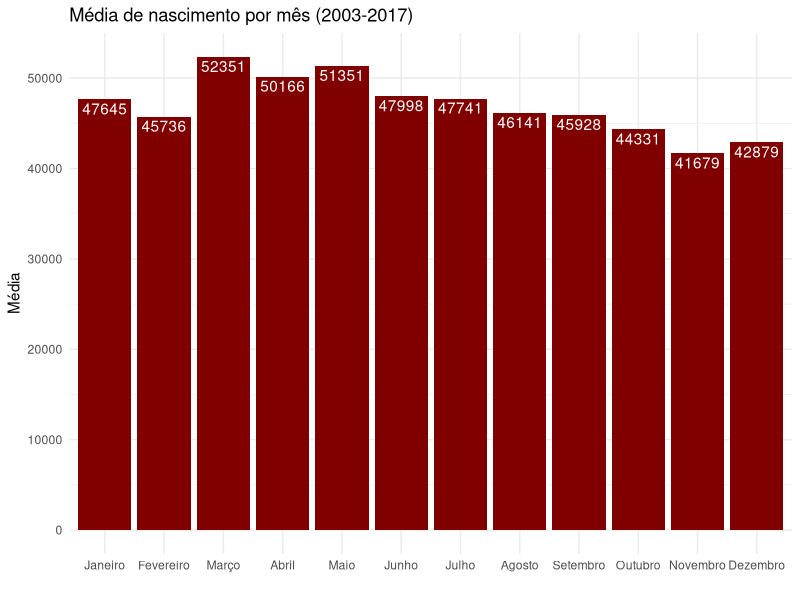
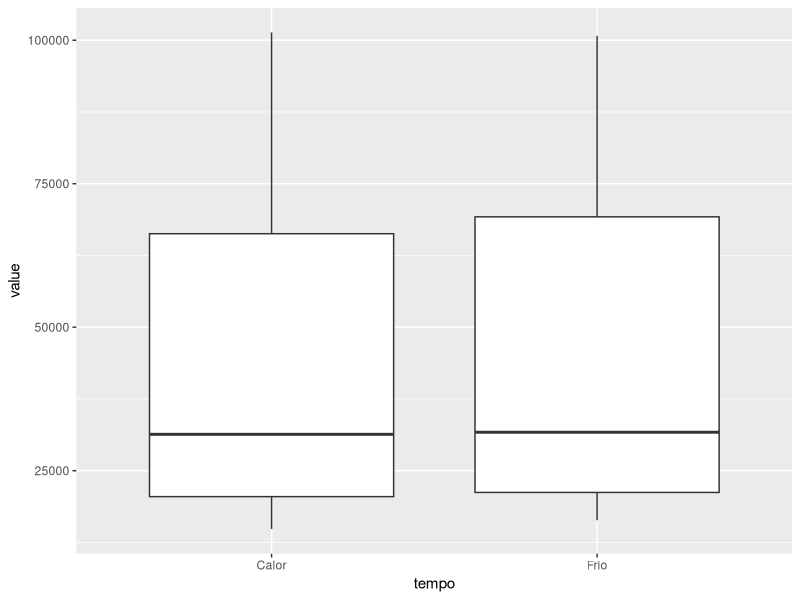
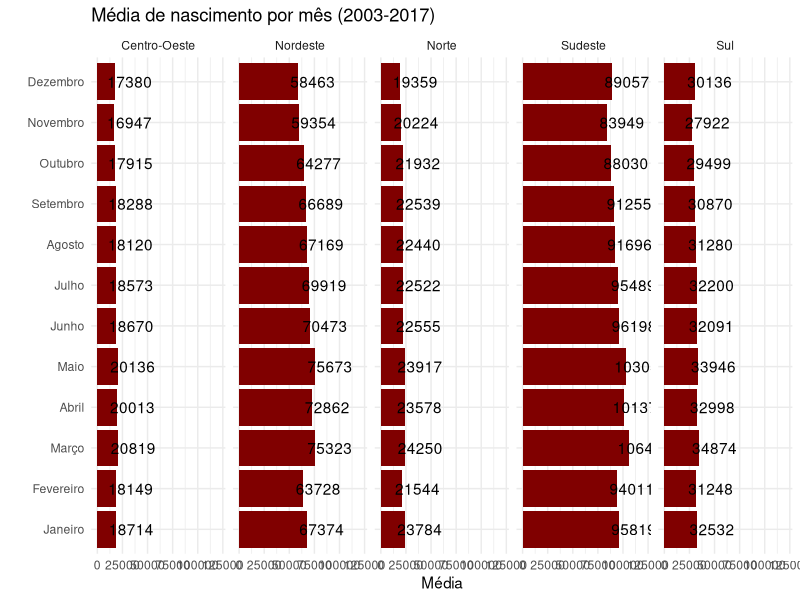

These figures' R source, in order:

library(readxl)
library(dplyr)
library(stringr)
library(magrittr)
library(purrr)
library(tidyr)
library(ggplot2)

# base de dados -----------------------------------------------------------

# raw_data <- 
#   map(1:32,
#       ~ read_excel("../data/tabela_registro_civil.xlsx", skip = 4, n_max = 380, sheet = .x) %>% 
#         select(-c(1:3)) %>% 
#         rename_at(1:2, ~ c("idade_da_mae_na_ocasiao_do_parto", "ano")) %>% 
#         mutate(idade_da_mae_na_ocasiao_do_parto = rep(idade_da_mae_na_ocasiao_do_parto[seq(1,380,10)], each = 10)) %>% 
#         cbind(
#           "GR_UF" = read_excel("../data/tabela_registro_civil.xlsx", skip = 2, n_max = 2, sheet = .x) %>% 
#             select(1) %>% 
#             names() %>% 
#             str_sub(start = 49)
#         ) %>% 
#         as_tibble() %>% 
#         mutate(GR_UF = as.character(GR_UF))
#   )

base_gr <-
  map(1:5,
      ~ read_excel("../data/tabela_registro_civil.xlsx", skip = 4, n_max = 15, sheet = .x) %>%
        select(-c(1:4)) %>%
        rename_at(1, ~ c("ano")) %>%
        cbind(
          "GR" = read_excel("../data/tabela_registro_civil.xlsx", skip = 2, n_max = 2, sheet = .x) %>%
            select(1) %>%
            names() %>%
            str_sub(start = 49)
        ) %>%
        as_tibble() %>%
        mutate(GR = as.character(GR))
  )

base_uf <-
  map(6:32,
      ~ read_excel("../data/tabela_registro_civil.xlsx", skip = 4, n_max = 15, sheet = .x) %>%
        select(-c(1:4)) %>%
        rename_at(1, ~ c("ano")) %>%
        cbind(
          "UF" = read_excel("../data/tabela_registro_civil.xlsx", skip = 2, n_max = 2, sheet = .x) %>%
            select(1) %>%
            names() %>%
            str_sub(start = 49)
        ) %>%
        as_tibble() %>%
        mutate(UF = as.character(UF))
  )

# base_gr %>% bind_rows() %>% write.csv("../data/base por gr.csv", row.names = F)
# base_uf %>% bind_rows() %>% write.csv("../data/base por uf.csv", row.names = F)


# rascunho ----------------------------------------------------------------

meses_12 <- base_gr %>% 
  bind_rows() %>% 
  gather(mes, value, -ano, -GR) %>% 
  distinct(mes)

# p1 <- 
  base_gr %>% 
  bind_rows() %>% 
  gather(mes, value, -ano, -GR) %>% 
  mutate(value = as.numeric(value)) %>% 
  group_by(mes) %>% 
  summarise(media = mean(value, na.rm = T)) %>% 
  ungroup() %>% 
  mutate(mes = factor(mes, levels = meses_12$mes)) %>% 
  ggplot(aes(mes, media)) +
  geom_bar(stat = 'identity', fill = "#800000") +
  theme_minimal() +
  geom_text(aes(label = media %>% round), nudge_y = -1000, color = "white") +
  labs(x = "", y = "Média", title = "Média de nascimento por mês (2003-2017)")


# -------------------------------------------------------------------------


temp_sol <- 
  base_gr %>% 
  bind_rows() %>% 
  select(13,2,3, 8:10) %>% 
  gather(mes, value)
  # mutate(value = as.numeric(value)) %>% 
  # group_by(mes) %>% 
  # summarise(media = mean(value, na.rm = T)) %>% 
  # ungroup()

temp_sol %>% 
  mutate(tempo = if_else((mes=="Dezembro"|mes=="Janeiro"|mes=="Fevereiro"), "Calor", "Frio")) %>% 
  ggplot(aes(tempo, value)) +
  geom_boxplot()


# -------------------------------------------------------------------------

base_gr %>% 
  bind_rows() %>% 
  gather(mes, value, -ano, -GR) %>%
  group_by(GR, mes) %>% 
  summarise(media = mean(value, na.rm = T)) %>% 
  ungroup() %>% 
  mutate(mes = factor(mes, levels = meses_12$mes)) %>% 
  ggplot(aes(mes, media)) +
  geom_bar(stat = 'identity', fill = "#800000") +
  facet_grid(~ GR) +
  theme_minimal() +
  coord_flip() +
  geom_text(aes(label = media %>% round), nudge_y = 15000) +
  labs(x = "", y = "Média", title = "Média de nascimento por mês (2003-2017)")
  































